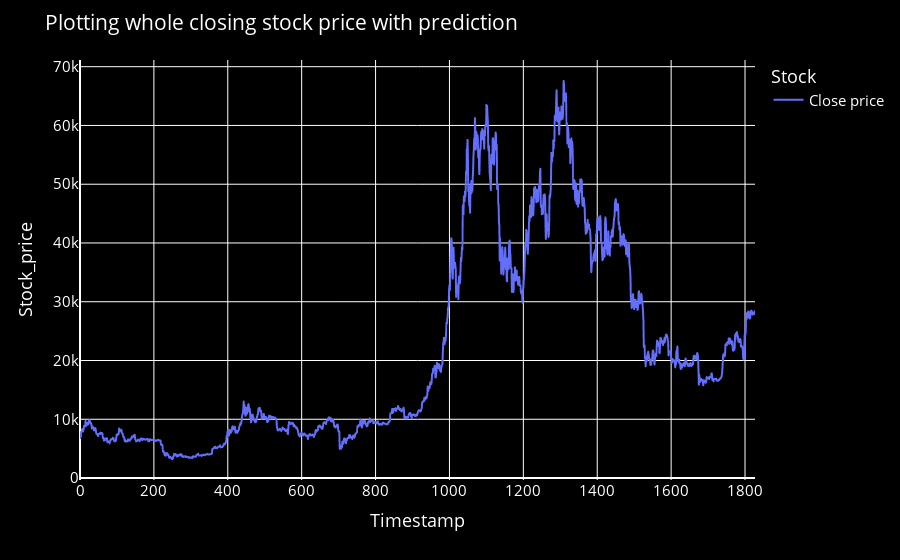

The code cell stored with this chart in its notebook:
### Code cell
lstmdf=closedf.tolist()
lstmdf.extend((np.array(lst_output).reshape(-1,1)).tolist())
lstmdf=scaler.inverse_transform(lstmdf).reshape(1,-1).tolist()[0]

names = cycle(['Close price'])

fig = px.line(lstmdf,labels={'value': 'Stock_price','index': 'Timestamp'})
fig.update_layout(title_text='Plotting whole closing stock price with prediction',
                  plot_bgcolor='black', font_size=15, font_color='white',legend_title_text='Stock')
fig.update_layout({
    'plot_bgcolor': 'black',
    'paper_bgcolor': 'black'
})

fig.for_each_trace(lambda t:  t.update(name = next(names)))
fig['layout']['yaxis'].update(autorange = True)
fig.update_xaxes(showgrid=True)
fig.update_yaxes(showgrid=True)
fig.show()

### Figure 1 — Plotly figure (JSON) as saved in the notebook; plotly's stock layout.template omitted (floating-point values rounded to 4 significant figures; data arrays with more than 128 entries replaced by an {"elided": "..."} marker saying what was removed)
{"data": [{"hovertemplate": "variable=0<br>Timestamp=%{x}<br>Stock_price=%{y}<extra></extra>", "legendgroup": "0", "line": {"color": "#636efa", "dash": "solid"}, "marker": {"symbol": "circle"}, "mode": "lines", "name": "Close price", "showlegend": true, "type": "scattergl", "x": {"elided": "1828 int values"}, "xaxis": "x", "y": {"elided": "1828 float values"}, "yaxis": "y"}], "layout": {"font": {"color": "white", "size": 15}, "legend": {"title": {"text": "Stock"}, "tracegroupgap": 0}, "margin": {"t": 60}, "paper_bgcolor": "black", "plot_bgcolor": "black", "title": {"text": "Plotting whole closing stock price with prediction"}, "xaxis": {"anchor": "y", "domain": [0, 1], "showgrid": true, "title": {"text": "Timestamp"}}, "yaxis": {"anchor": "x", "autorange": true, "domain": [0, 1], "showgrid": true, "title": {"text": "Stock_price"}}}}
